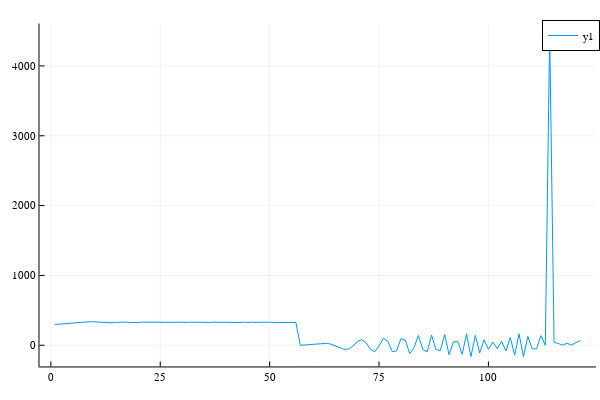
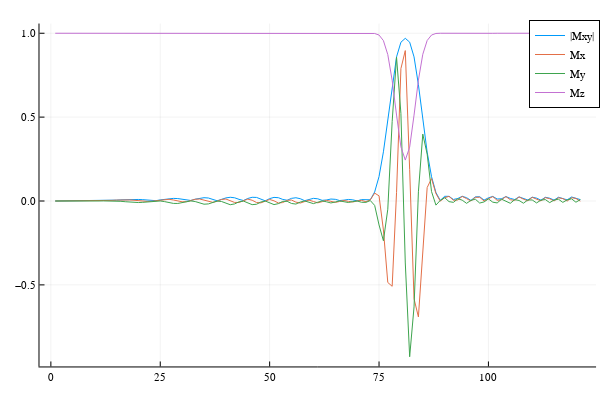

The cell these charts' notebook holds for them, in order:
### Code cell
# Simulate the results -- idk if it looks great but let's see...
Mx = zeros(nb1, 1)
My = zeros(nb1, 1)
Mz = zeros(nb1, 1)
Mx0 = 0
My0 = 0
Mz0 = 1.0
for ii = 1 : nb1
    rfg = [rf_op; b1[ii]; Mx0; My0; Mz0];
    M = blochsim_B1_arb(rfg)
    Mx[ii] = M[1]
    My[ii] = M[2]
    Mz[ii] = M[3]
end

display(plot(g(b1)))
plot(abs.(Complex.(Mx, My)), label="|Mxy|")
plot!(Mx, label="Mx")
plot!(My, label="My")
plot!(Mz, label="Mz")
